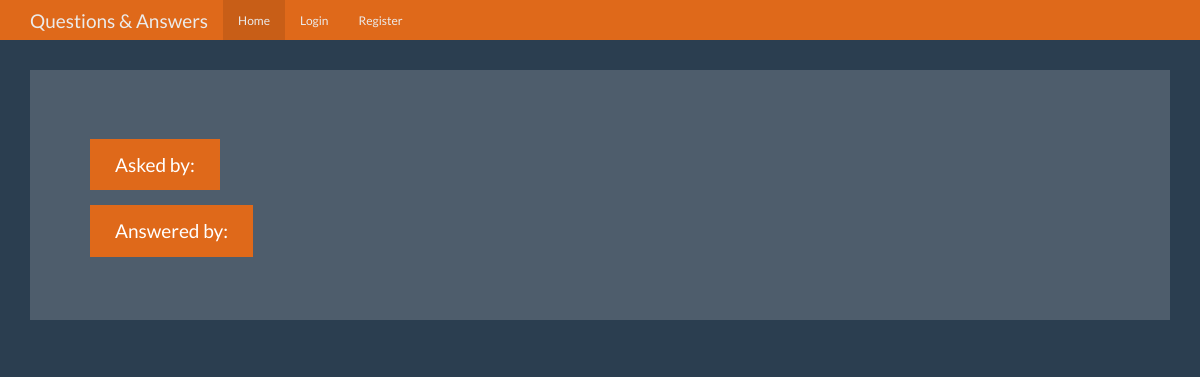
The app's page /question/7, older data.
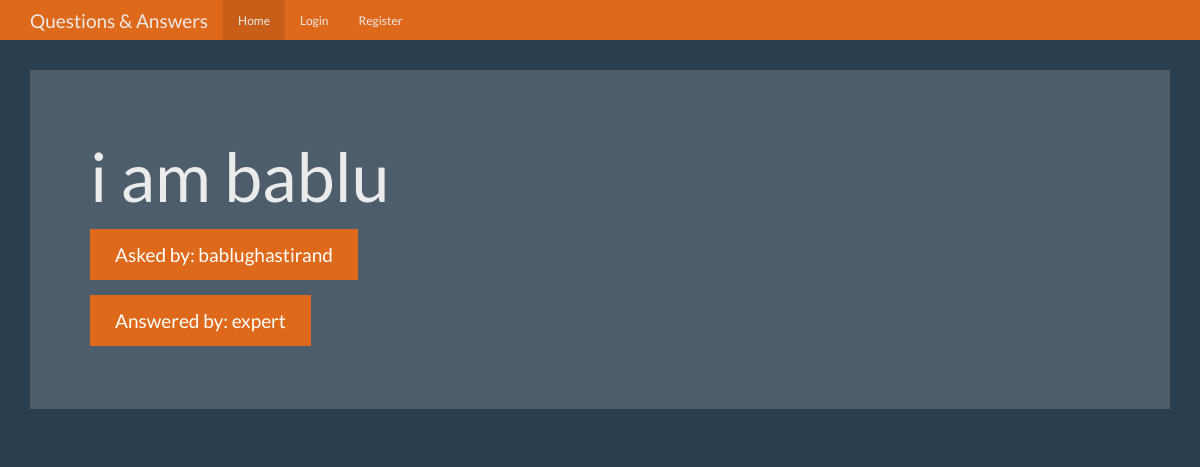
The same page, newer data.
### tables this page shows
CREATE TABLE questions (
    id integer primary key autoincrement,
    question_text text not null,
    answer_text text,
    asked_by_id integer not null,
    expert_id integer not null
);

CREATE TABLE users (
    id integer primary key autoincrement,
    name text not null,
    password text not null,
    expert boolean not null,
    admin boolean not null 
);

### app.py (the view)
@app.route('/question/<question_id>')
def question(question_id):
    user = get_current_user()
    db = get_db()
    cur = db.execute(
        'select questions.question_text,questions.answer_text, askers.name as asker_name, experts.name as expert_name from questions join users as askers on askers.id = questions.asked_by_id join users as experts on experts.id = questions.expert_id where questions.id=? ', [question_id])
    result = cur.fetchone()
    return render_template('question.html', user=user, data=result)

### app.py (called while the page is built)
def get_current_user():
    user_result = None
    if 'user' in session:
        db = connect_db()
        user = session['user']
        cur = db.execute(
            'select id,name,password,expert,admin from users where name = ?', [user])
        user_result = cur.fetchone()
    return user_result

### database.py (called while the page is built)
def connect_db():
    current_path = os.getcwd()
    db_name = "questions.db"
    sql = sqlite3.connect(f"{current_path}/{db_name}")
    sql.row_factory = sqlite3.Row
    return sql

def get_db():
    if not hasattr(g, 'sqlite_db'):
        g.sqlite_db = connect_db()
    return g.sqlite_db

### templates/question.html (shortened to what this page needs)
{% from "nav_bar.html" import show_links %}
<!DOCTYPE html>
<html lang="en">
  <head>
    <link href="{{ url_for('static', filename='bootstrap.min.css') }}" rel="stylesheet">
    <link href="{{ url_for('static', filename='theme.css') }}" rel="stylesheet">
  </head>
  <body>
    <nav class="navbar navbar-inverse navbar-fixed-top">
      <div class="container">
        <div class="navbar-header">
          <a class="navbar-brand" href="#">Questions & Answers</a>
        </div>
        <div id="navbar" class="navbar-collapse collapse">
          {{ show_links(user) }}
        </div>
      </div>
    </nav>
    <div class="container theme-showcase" role="main">
      <div class="jumbotron">
        <h1>{{ data['question_text'] }}</h1>
        <p><a class="btn btn-primary btn-lg">Asked by: {{ data['asker_name'] }}</a></p>
        <p><a class="btn btn-primary btn-lg">Answered by: {{ data['expert_name'] }}</a></p>
      </div>
    </div>
  </body>
</html>

Row changes from the older to the newer data that the page shows:
added questions: question_text "i am bablu"
added users: asker_name "bablughastirand"
now on this page (row unchanged): users: expert_name "expert"
